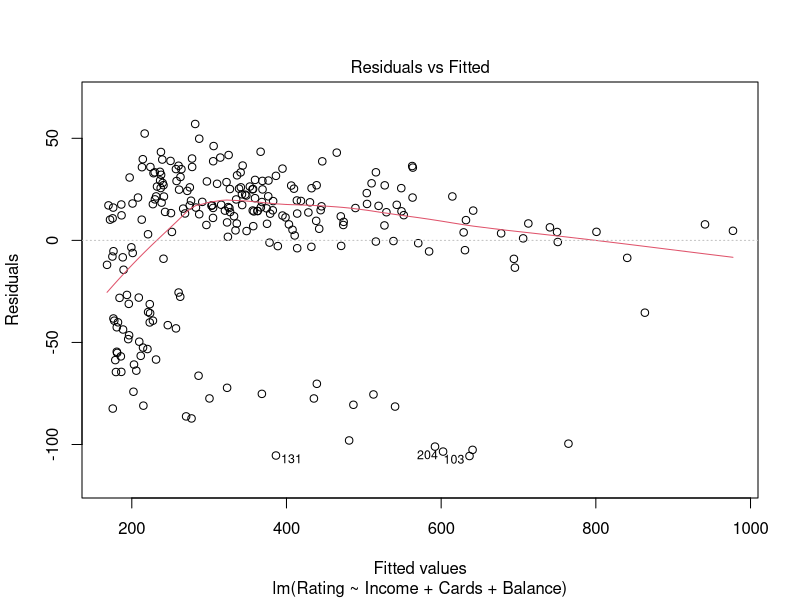
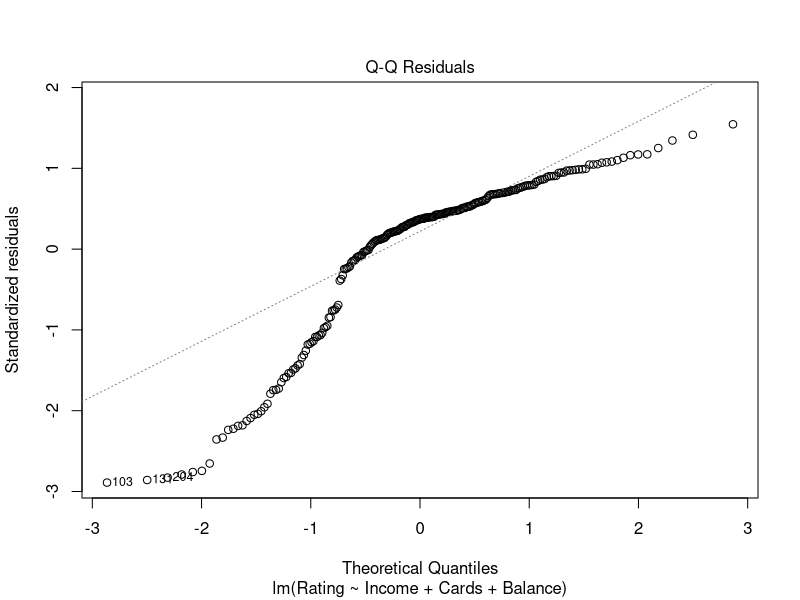
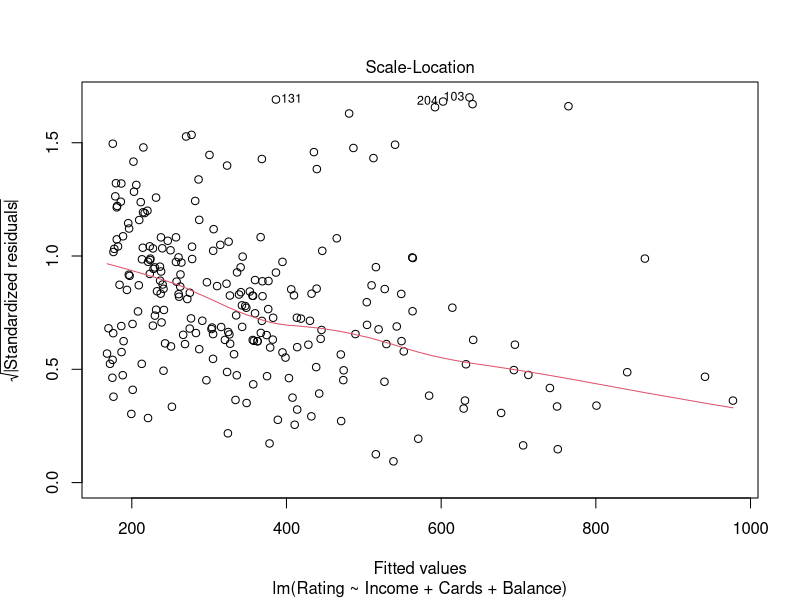
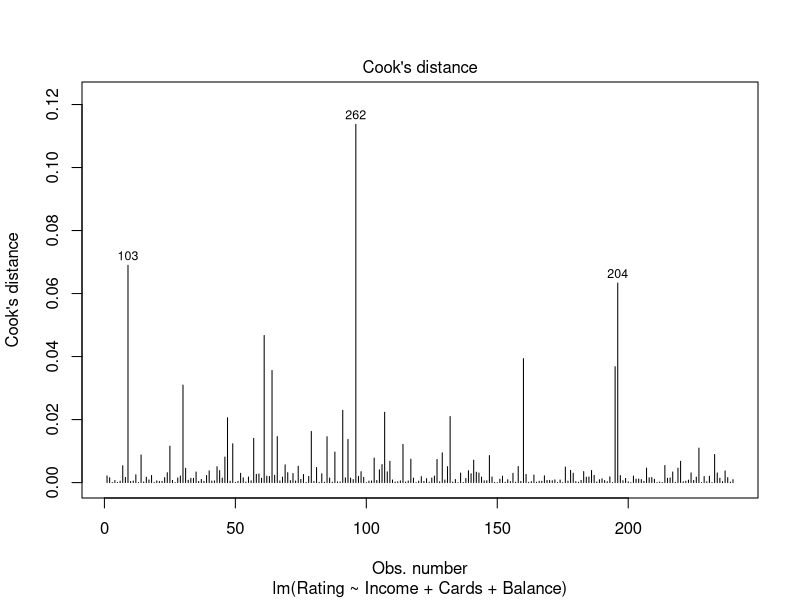
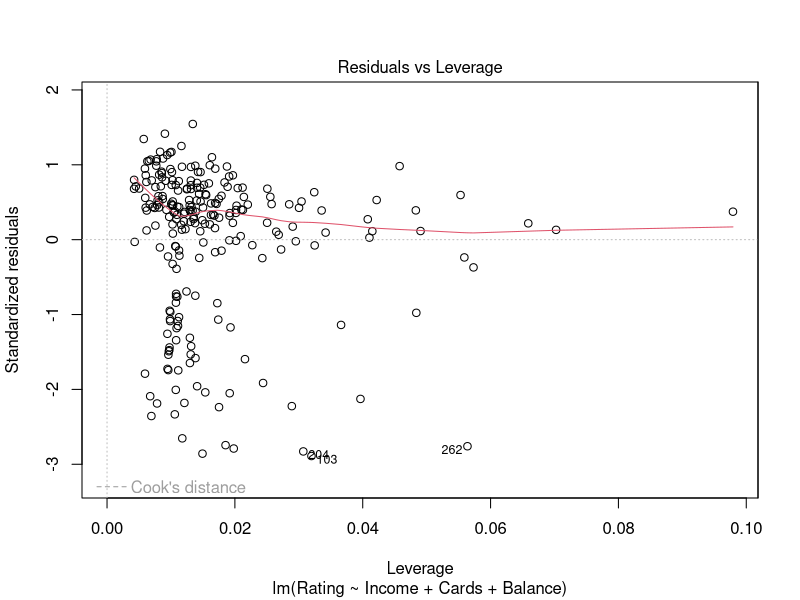
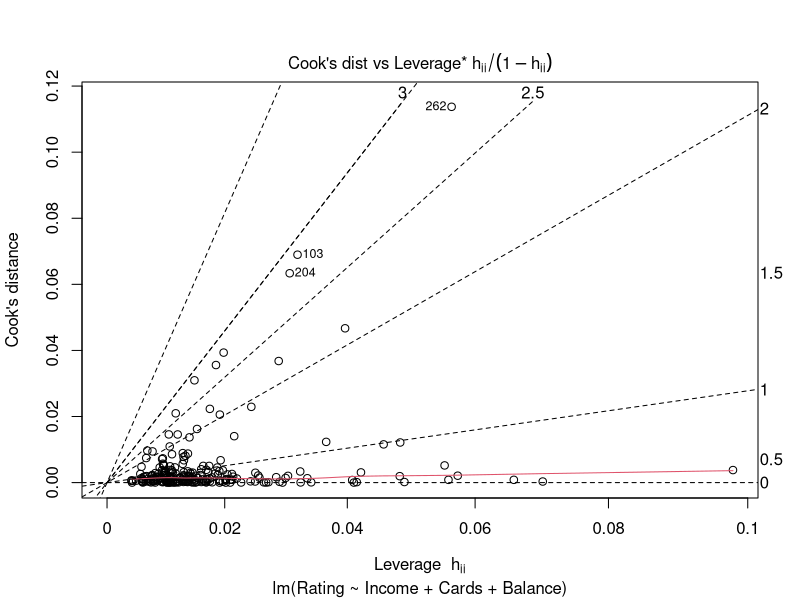
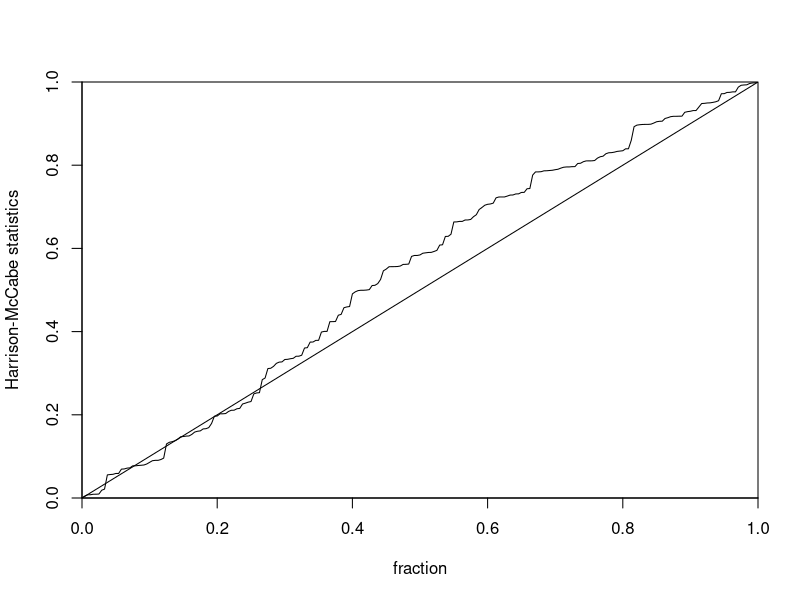
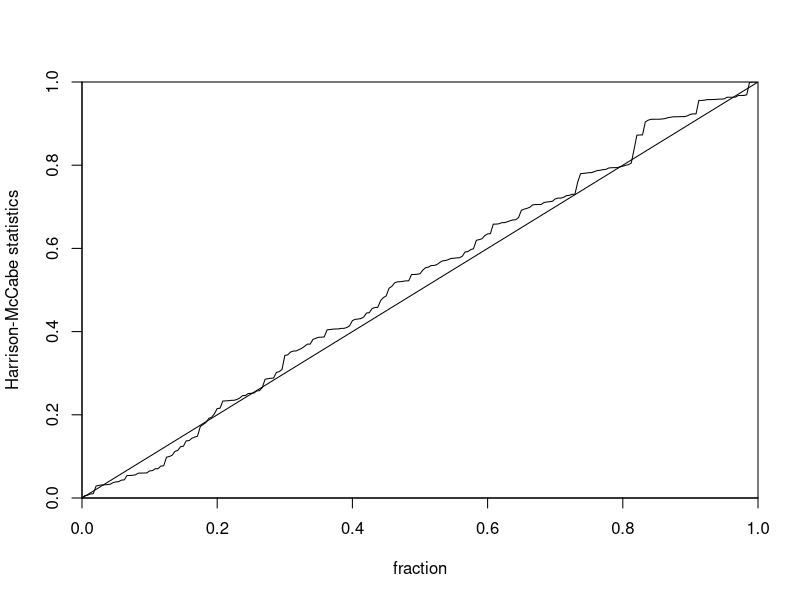

Write R code to recreate these figures, in order.
# wczytanie bazy danych
dane <-read.csv2("dane_C.csv")

#1 - ustalenie zbioru uczącego i zbioru testowego
set.seed(1234)
(rozmiar.proby <- 0.60 * nrow(dane))
(index = sample(seq_len(nrow(dane)), size = rozmiar.proby ))
zbior.uczacy <-dane[index, ]
zbior.testowy<-dane[-index,]
####


#2 - oszacowanie i wybór modelu regresji liniowej
model.full<- lm(Rating~. , data = zbior.uczacy)

wybrany.model<-step(model.full, direction = "both", trace=FALSE ) 
#direction both oznacza wykorzystanie statystyki Cp Mallowsa do wyboru optymalnego modelu

# sprawdzenie współliniowości modelu
library(car)
vif(wybrany.model)

# sprawdzenie korelacji między zmiennymi objaśniającymi wybranymi do modelu
cor(zbior.uczacy[,c(1,2,4,10)] )

# ze względu na współczynnik vif oraz korelację, z modelu została usunięta zmienna objaśniająca Limit
wybrany.model<-lm(Rating~ Income + Cards + Balance, data=zbior.uczacy)

summary(wybrany.model)
coef(wybrany.model)
#####


#3 - dopasowanie modelu
wyniki<-summary(wybrany.model)
  
# współczynnik determinacji
wyniki$r.squared

# skorygowany współczynnik determinacji
wyniki$adj.r.squared

# kryterium Akaike (AIC)
library(stats)
AIC(wybrany.model)

# wykresy
plot(wybrany.model, which=1) #Residuals vs Fitted
plot(wybrany.model, which=2) #Normal Q-Q
plot(wybrany.model, which=3) #Scale Location 
plot(wybrany.model, which=4) #Cook?s distance
plot(wybrany.model, which=5) #Residuals vs Leverage
plot(wybrany.model, which=6) #Cook?s dist vs Leverage
####


#4 - testy diagnostyczne

# istotność parametrów
## test t-Studenta
wyniki$coefficients

## test F
wyniki$fstatistic
pValue.F<-pf(wyniki$fstatistic[1], wyniki$fstatistic[2], wyniki$fstatistic[3], lower.tail = FALSE)
pValue.F

wyniki

# współliniowość
library(car)
vif(wybrany.model)

# analiza reszt - testy diagnostyczne
reszty<-residuals(wybrany.model)

# normalność reszt
## test Shapiro-Wilka
shapiro.test(reszty)

## test Jarque-Bera
library(tseries)
jarque.bera.test(reszty)


# jednorodność wariancji
## test Breuscha-Pagana
library(lmtest)
bptest(wybrany.model)


## test Goldfelda-Quandta
library(tseries)

Income=as.factor(zbior.uczacy$Income)
Cards=as.factor(zbior.uczacy$Cards)
Balance=as.factor(zbior.uczacy$Balance)

gqtest(wybrany.model)
gqtest(wybrany.model, order.by=Income,point=0.5)
gqtest(wybrany.model, order.by=Cards,point=0.5)
gqtest(wybrany.model, order.by=Balance,point=0.5)


## test Harrisona-McCabe
hmctest(wybrany.model, plot=TRUE)
hmctest(wybrany.model, order.by=Income,point=0.5,plot=TRUE)
hmctest(wybrany.model, order.by=Cards,point=0.5, plot=TRUE)
hmctest(wybrany.model, order.by=Balance,point=0.5, plot=TRUE)

par(mfrow=c(1,3))
hmctest(wybrany.model, order.by=Income,point=0.5,plot=TRUE)
hmctest(wybrany.model, order.by=Cards,point=0.5, plot=TRUE)
hmctest(wybrany.model, order.by=Balance,point=0.5, plot=TRUE)

par(mfrow=c(1,1))


# niezależność reszt
## test Durbina-Watsona 
dwtest(wybrany.model, alternative = "two.sided")
dwtest(wybrany.model, order.by=Income, alternative = "two.sided")
dwtest(wybrany.model, order.by=Cards, alternative = "two.sided")
dwtest(wybrany.model, order.by=Balance, alternative = "two.sided")


## test Breuscha-Godfreya 
rzad<-2
bgtest(wybrany.model, order=rzad)
bgtest(wybrany.model, order.by=Income, order=rzad)
bgtest(wybrany.model, order.by=Cards, order=rzad)
bgtest(wybrany.model, order.by=Balance, order=rzad)


# liniowość modelu
## test Harveya-Colliera
harvtest(wybrany.model)


## test Ramseya RESET 
resettest(wybrany.model, power = 2)
resettest(wybrany.model, power = 3)
resettest(wybrany.model, power = 2:5)
####


#5 - wyznaczanie prognoz dla zbioru testowego
#head(zbior.testowy)
prognozy.testowy<-predict(wybrany.model, zbior.testowy)
prognozy.testowy
zestawienie<-data.frame(Rzeczywiste=zbior.testowy$Rating, Prognozy=prognozy.testowy)
head(zestawienie)

plot(zestawienie$Rzeczywiste, type="b",pch=20, col=3,ylab="Cena")
points(zestawienie$Prognozy,type="b", pch=18, col=2)
legend("top", c("Rzeczywiste", "Prognozy"), pch=c(20,18),lty=1, col=c(3,2))


#5 - obliczenie mierników ex-post błędów prognoz
rzeczywiste.testowy<-zbior.testowy$Rating
library(forecast)
bledy.ex.post<-accuracy(ts(prognozy.testowy),ts(rzeczywiste.testowy))
bledy.ex.post
